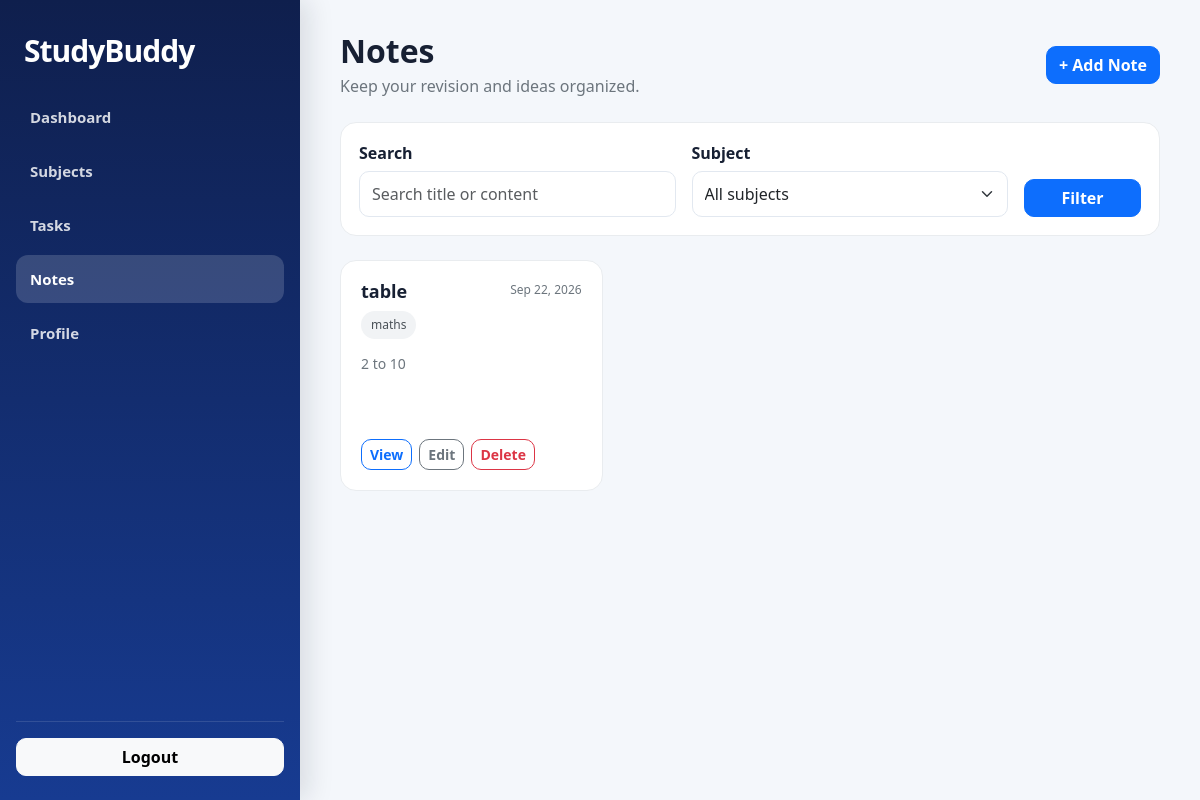
/notes/ (signed in), run on the app's committed database.
### tasks/models.py (models this page shows, shortened)
class Note(models.Model):
    user = models.ForeignKey(
        settings.AUTH_USER_MODEL,
        on_delete=models.CASCADE,
        related_name='notes'
    )
    subject = models.ForeignKey(
        'Subject',
        on_delete=models.SET_NULL,
        related_name='notes',
        null=True,
        blank=True
    )
    title = models.CharField(
        max_length=200
    )
    content = models.TextField()
    attachment = models.FileField(
        upload_to='notes/',
        blank=True,
        null=True
    )
    created_at = models.DateTimeField(
        auto_now_add=True
    )
    updated_at = models.DateTimeField(
        auto_now=True
    )
    class Meta:
        ordering = ['-updated_at']

class Subject(models.Model):
    user = models.ForeignKey(
        settings.AUTH_USER_MODEL,
        on_delete=models.CASCADE,
        related_name='subjects'
    )
    name = models.CharField(
        max_length=100
    )
    description = models.TextField(
        blank=True,
        default=''
    )
    created_at = models.DateTimeField(
        auto_now_add=True
    )
    updated_at = models.DateTimeField(
        auto_now=True
    )
    class Meta:
        ordering = ['name']

### tasks/views.py (the view)
@login_required
def note_list(request):
    queryset = Note.objects.filter(
        user=request.user
    ).select_related(
        'subject'
    ).order_by(
        '-updated_at'
    )
    search = request.GET.get(
        'q',
        ''
    ).strip()
    if search:
        queryset = queryset.filter(
            Q(title__icontains=search) |
            Q(content__icontains=search)
        )
    subject_id = request.GET.get(
        'subject'
    )
    if subject_id:
        queryset = queryset.filter(
            subject_id=subject_id
        )
    subjects = Subject.objects.filter(
        user=request.user
    ).order_by(
        'name'
    )
    return render(
        request,
        'notes/note_list.html',
        {
            'notes': queryset,
            'subjects': subjects,
            'q': search,
            'subject_id': subject_id,
        }
    )

### templates/notes/note_list.html (shortened to what this page needs)
{% extends 'base.html' %}
{% block content %}
<div class="note-header">
    <div class="d-flex flex-column flex-md-row justify-content-between align-items-md-center gap-3">
        <div>
            <h2>Notes</h2>
            <p>
                Keep your revision and ideas organized.
            </p>
        </div>
        <a
            href="{% url 'note_create' %}"
            class="btn btn-primary"
        >
            + Add Note
        </a>
    </div>
</div>
<div class="filter-card">
    <form method="get">
        <div class="row g-3 align-items-end">
            <div class="col-12 col-md-5">
                <label class="form-label">
                    Search
                </label>
                <input
                    type="text"
                    name="q"
                    value="{{ q }}"
                    class="form-control"
                    placeholder="Search title or content"
                >
            </div>
            <div class="col-12 col-md-5">
                <label class="form-label">
                    Subject
                </label>
                <select
                    name="subject"
                    class="form-select"
                >
                    <option value="">
                        All subjects
                    </option>
                </select>
            </div>
            <div class="col-12 col-md-2">
                <button
                    type="submit"
                    class="btn btn-primary w-100"
                >
                    Filter
                </button>
            </div>
        </div>
    </form>
</div>
<div class="row g-3">
    {% for note in notes %}
        <div class="col-12 col-md-6 col-xl-4">
            <div class="note-card">
                <div class="d-flex justify-content-between align-items-start gap-2 mb-2">
                    <h5 class="note-title">
                        {{ note.title }}
                    </h5>
                    <span class="note-date">
                        {{ note.updated_at|date:"M d, Y" }}
                    </span>
                </div>
                <span class="note-subject">
                    {% if note.subject %}
                        {{ note.subject.name }}
                    {% else %}
                        General
                    {% endif %}
                </span>
                <p class="note-content">
                    {% if note.content %}
                        {{ note.content|truncatechars:120 }}
                    {% else %}
                        No content added yet.
                    {% endif %}
                </p>
                <div class="note-actions">
                    <a
                        href="{% url 'note_detail' note.pk %}"
                        class="btn btn-sm btn-outline-primary"
                    >
                        View
                    </a>
                    <a
                        href="{% url 'note_edit' note.pk %}"
                        class="btn btn-sm btn-outline-secondary"
                    >
                        Edit
                    </a>
                    <a
                        href="{% url 'note_delete' note.pk %}"
                        class="btn btn-sm btn-outline-danger"
                    >
                        Delete
                    </a>
                </div>
            </div>
        </div>
    {% endfor %}
</div>
{% endblock %}

### templates/base.html (style rules this page uses)
:root { --primary: #2563eb; --primary-dark: #1d4ed8; --background: #f4f7fb; --white: #ffffff; --text: #172033; --muted: #64748b; --border: #e2e8f0; --sidebar-width: 300px; --radius: 16px; --shadow: 0 10px 30px rgba(15, 23, 42, 0.08); }
* { box-sizing: border-box; }
html, body { width: 100%; min-height: 100%; margin: 0; padding: 0; overflow-x: hidden; }
body { font-family: "Segoe UI", Arial, sans-serif; background: var(--background); color: var(--text); }
a { text-decoration: none; }
.btn { border-radius: 10px; font-weight: 600; }
.form-control, .form-select, textarea { width: 100%; max-width: 100%; border: 1px solid var(--border); border-radius: 10px; padding: 10px 12px; }
.form-label { font-weight: 600; }

### templates/notes/note_list.html (style rules this page uses)
.note-header { margin-bottom: 24px; }
.note-header h2 { font-weight: 700; margin-bottom: 4px; }
.note-header p { color: #6c757d; margin-bottom: 0; }
.filter-card { background: #fff; border: 1px solid #e9ecef; border-radius: 16px; padding: 18px; margin-bottom: 24px; }
.filter-card .form-label { font-weight: 600; margin-bottom: 6px; }
.note-card { background: #fff; border: 1px solid #e9ecef; border-radius: 16px; padding: 20px; height: 100%; transition: transform 0.2s ease, box-shadow 0.2s ease; }
.note-title { font-size: 18px; font-weight: 600; margin: 0; word-break: break-word; }
.note-date { font-size: 12px; color: #6c757d; white-space: nowrap; }
.note-subject { display: inline-block; background: #f1f3f5; color: #495057; border-radius: 20px; padding: 5px 10px; font-size: 12px; margin-bottom: 14px; }
.note-content { color: #6c757d; font-size: 14px; line-height: 1.6; min-height: 68px; margin-bottom: 18px; }
.note-actions { display: flex; gap: 7px; flex-wrap: wrap; }

### data on the page
Note: title "table", updated_at "Sep 22, 2026", subject.name "maths", content "2 to 10"
